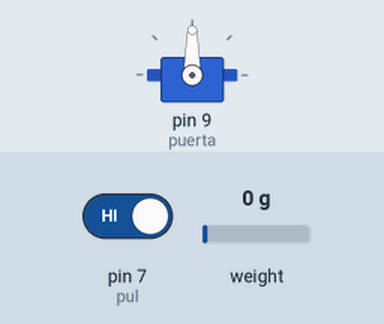
Recording of a sketch running on a simulated Arduino Uno, built with avr-gcc and run on an emulated ATmega328P. Shown: servo. The test bench sets the inputs (shaded band); at power-on: pin 7 (pul) HIGH, weight on the scale 0 g. What the sketch prints to the serial monitor is not drawn.

Above: at 0.1 s.
At 3.3 s:
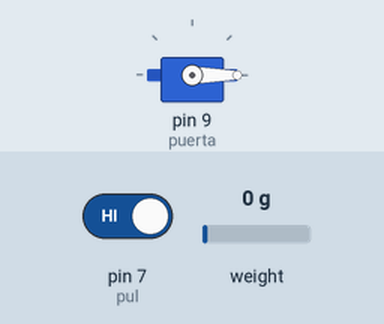
3.4 s: pin 7 (pul) driven LOW
At 6.2 s:
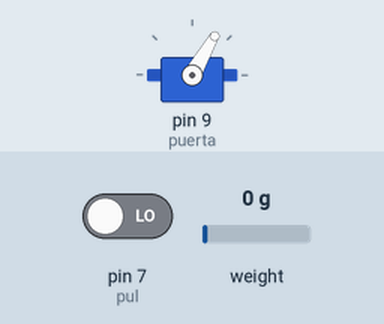
6.4 s: weight on the scale set to 562 g
8.8 s: weight on the scale set to 642 g
Timing chart, 0 to 11.8 s (numbered marks = the images above; inputs shaded):
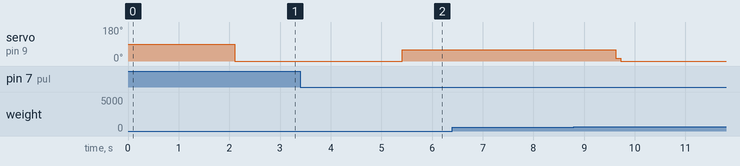

The sketch:

programa_final.ino
```cpp
#include "HX711.h"
#include "Servo.h"

Servo puerta;
const int DOUT=(2);
const int CLK=(3);

HX711 balanza;
int angle;
int set = 600;   // valor de setpint en gramos
int pul = 7;
int state = 0;
bool flag = 0;
void setup() {
  puerta.attach(9);
  Serial.begin(9600);
  balanza.begin(DOUT, CLK);
  Serial.print("Lectura del valor del ADC:  ");
  Serial.println(balanza.read());
  Serial.println("No ponga ningun  objeto sobre la balanza");
  Serial.println("Destarando...");
  Serial.println("...");
  balanza.set_scale(-954.18375); // Establecemos la escala
  balanza.tare(20);  //El peso actual es considerado Tara.
  Serial.println("Listo para pesar");
  pinMode(pul, INPUT);
  puerta.write(0);
  }

void loop() {

int weight = balanza.get_units();
state = digitalRead(pul);
  // toma el dato de la balanza
if ((state == 0) && (flag == 1)){
if (weight <= set){
  Serial.print("Peso: ");
  Serial.print(balanza.get_units(20),3);
  Serial.println(" g");
  delay(2);
  angle = map(weight, 0, set, 60, 10);
  Serial.println(angle);
    puerta.write(angle);
    delay(2);
  }else if (weight > set){
    puerta.write(0);
    flag = 0;
    }
  }else if ((state == 1)&&(flag==0)){
      flag = state;
  }
   Serial.println(flag);
      Serial.println(state);
      Serial.println(weight);
}
```

Measured:
- after the input at 3.4 s, servo on pin 9 (puerta): 0° → 60° after 2.0 s
- after the input at 6.4 s, every drawn part: stays the same
